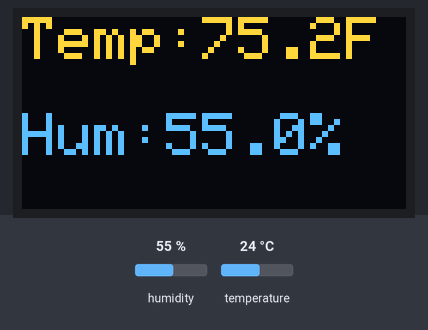
Simulated run of this sketch. Board: ESP32. On the bench: 128×64 one-colour display. The test bench sets the inputs (shaded band); at power-on: humidity 55 %, temperature 24 °C. The OLED is the two-colour kind (top 16 rows yellow); the display library's start-up logo is not drawn; what the sketch prints to the serial monitor is not drawn.

Above: at 3.7 s.
3.8 s: humidity set to 22 %
At 7.3 s:
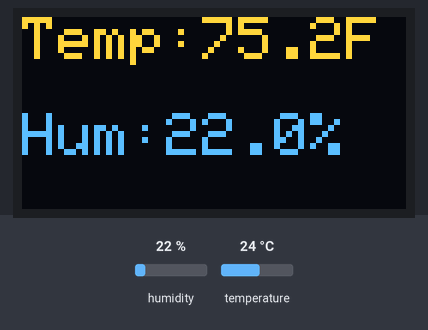
8.6 s: temperature set to 12 °C
At 11.5 s:
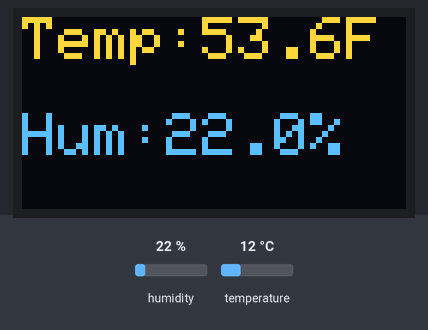
13.4 s: humidity set to 40 %
At 15.8 s:
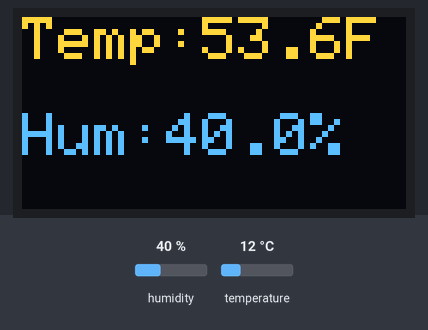
18.2 s: temperature set to 19 °C
At 20.0 s:
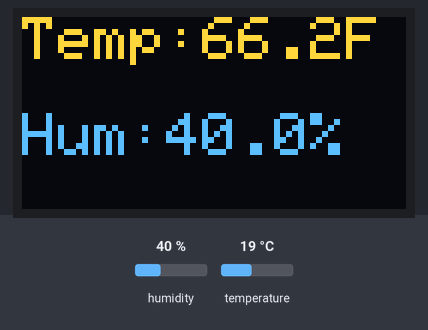
Timing chart, 0 to 21.5 s (numbered marks = the images above; inputs shaded):
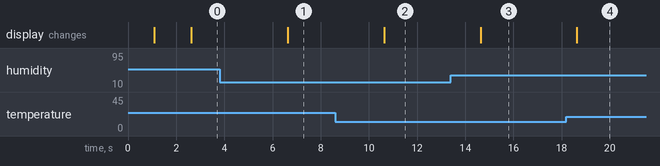

Measured:
- after the input at 3.8 s, the display: changes after 2.8 s (image 1)
- after the input at 8.6 s, the display: changes after 2.0 s (image 2)
- after the input at 13.4 s, the display: changes after 1.2 s (image 3)
- after the input at 18.2 s, the display: changes after 0.43 s (image 4)

The sketch:

DHT_TO_OLED.ino
```cpp
#include <Wire.h>          // Required for I2C communication (for OLED)
#include <Adafruit_GFX.h>  // Core graphics library (for OLED)
#include <Adafruit_SSD1306.h> // SSD1306 OLED driver (for OLED)
#include "DHT.h"           // DHT sensor library

// --- DHT Sensor Definitions ---
#define DHTPIN 15          // Data pin for DHT11 sensor connected to D15 (GPIO15)
#define DHTTYPE DHT11      // DHT 11
DHT dht(DHTPIN, DHTTYPE);

// --- OLED Display Definitions ---
// These dimensions are common for the integrated SSD1306 OLEDs on ESP32 boards
#define SCREEN_WIDTH 128   // OLED display width, in pixels
#define SCREEN_HEIGHT 64   // OLED display height, in pixels (or 32 for smaller screens)

// Declaration for an SSD1306 display connected to I2C.
// The integrated OLED on your board uses the ESP32's default I2C pins:
// SDA (Serial Data Line) -> GPIO 21
// SCL (Serial Clock Line) -> GPIO 22
#define OLED_RESET -1      // Reset pin # (or -1 if sharing Arduino reset pin)
Adafruit_SSD1306 display(SCREEN_WIDTH, SCREEN_HEIGHT, &Wire, OLED_RESET);

// --- Timing for Sensor Readings ---
const unsigned long SENSOR_READ_INTERVAL = 2000; // Read sensor every 2 seconds
unsigned long lastSensorReadTime = 0;

void setup() {
  Serial.begin(9600); // Initialize serial communication for debugging
  Serial.println(F("--- DHT11 to Integrated OLED Display ---"));

  // Initialize DHT sensor
  dht.begin();
  Serial.println("DHT sensor initialized.");

  // Initialize OLED display (I2C communication)
  // The address 0x3C is very common for 128x64 I2C OLEDs.
  // SSD1306_SWITCHCAPVCC generates display voltage internally from 3.3V.
  if(!display.begin(SSD1306_SWITCHCAPVCC, 0x3C)) {
    Serial.println(F("SSD1306 allocation failed or not found!"));
    Serial.println(F("Check if OLED is connected/working and address is 0x3C."));
    for(;;); // Don't proceed if display fails to initialize, loop forever
  }

  // Clear the display buffer and show initial black screen
  display.display();
  delay(1000); // Pause briefly

  // Display initial message on OLED
  display.clearDisplay();         // Clear the buffer
  display.setTextSize(1);         // Normal 1:1 pixel scale for small text
  display.setTextColor(SSD1306_WHITE); // Draw white text on black background
  display.setCursor(0,0);         // Start text at top-left corner (0,0)
  display.println("DHT11 & OLED");
  display.println("Ready!");
  display.display();              // Push content to the actual display
  delay(1500);                    // Pause for user to see message
}

void loop() {
  unsigned long currentMillis = millis();

  // Check if it's time to read sensor and update OLED
  if (currentMillis - lastSensorReadTime >= SENSOR_READ_INTERVAL) {
    lastSensorReadTime = currentMillis; // Update the last read time

    // Read sensor data (can take a moment)
    float temperature_F = dht.readTemperature(true); // Temperature in Fahrenheit
    float humidity = dht.readHumidity();

    // Prepare display buffer for new readings
    display.clearDisplay(); // Clear everything from previous display cycle
    display.setCursor(0,0); // Reset text cursor to top-left for fresh text

    // --- Check if sensor readings are valid ---
    if (isnan(temperature_F) || isnan(humidity)) {
      Serial.println("Failed to read from DHT sensor! Check wiring.");
      display.println("DHT Read Failed!");
      display.println("Check Wiring!");
    } else {
      // --- If readings are valid, print to Serial Monitor ---
      Serial.print("Temperature: ");
      Serial.print(temperature_F);
      Serial.println(" F");
      Serial.print("Humidity: ");
      Serial.print(humidity);
      Serial.println(" %");

      // --- Display on OLED ---
      // Use larger text for the main readings
      display.setTextSize(2);
      display.print("Temp:");
      display.print(temperature_F, 1); // Display temperature with 1 decimal place
      display.println("F");

      // Move cursor down for humidity
      // (This assumes SCREEN_HEIGHT is 64. If 32, adjust cursor or text size)
      if (SCREEN_HEIGHT == 64) {
          display.setCursor(0, 32); // Move to start of second line for 128x64
      } else { // For 128x32 or other sizes, might need more careful placement
          display.setCursor(0, 16); // Example for 128x32 to put humidity below temp
      }
      display.print("Hum:");
      display.print(humidity, 1); // Display humidity with 1 decimal place
      display.println("%");
    }

    // Push the content of the buffer to the actual OLED screen
    display.display();
  }
}
```
